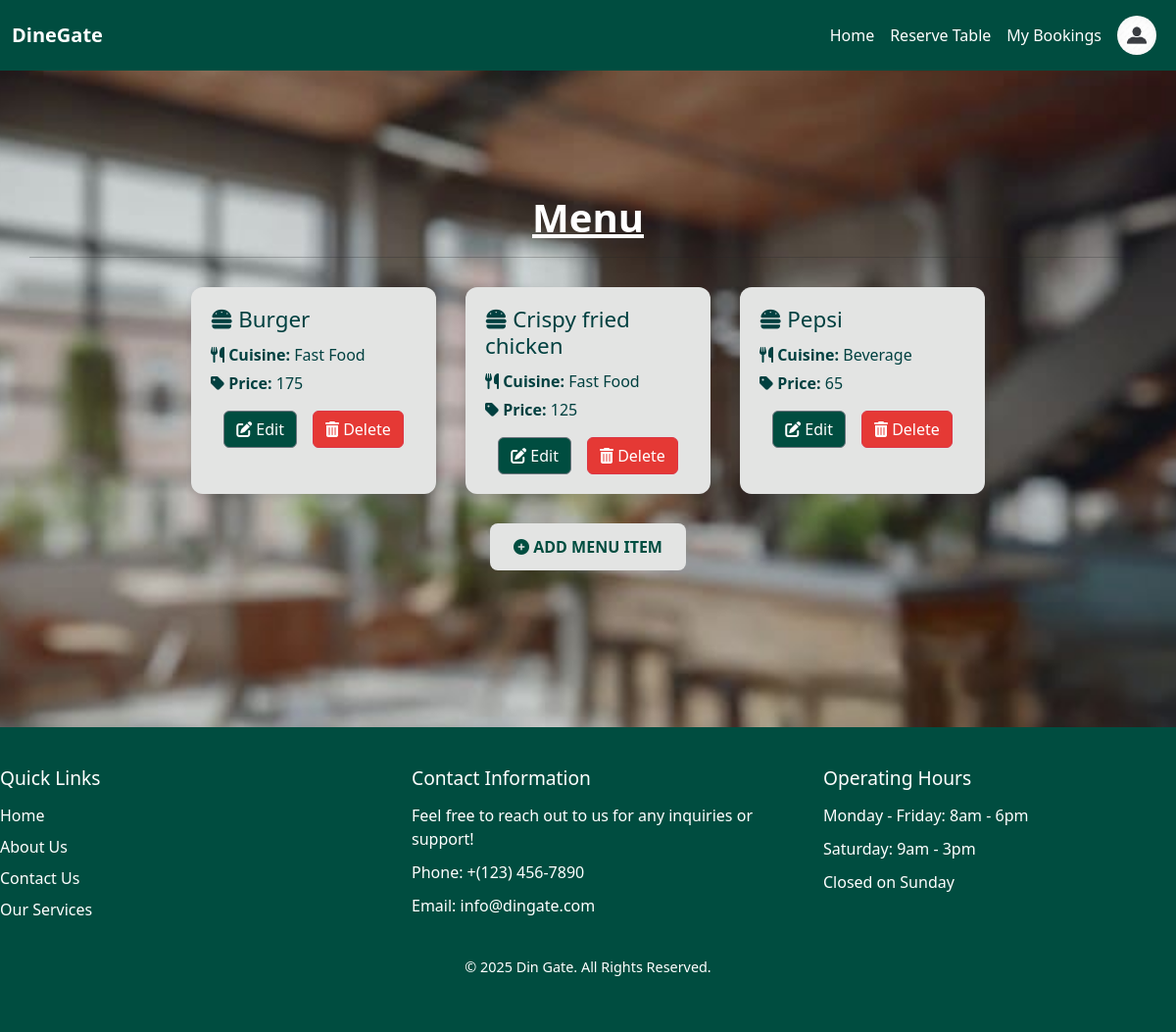
The page /view_menu_for_restaurant_owner/3/ (signed in) on the database its author committed.
### restaurant/models.py (models this page shows, shortened)
class Menu(models.Model):
    restaurant=models.ForeignKey(Restaurant,on_delete=models.CASCADE)
    item_name=models.CharField(max_length=200)
    cuisine=models.CharField(max_length=100,blank=True,null=True)
    price=models.IntegerField()

### restaurant/views.py (the view)
# urls.py: path('view_menu_for_restaurant_owner/<str:id>/',r_views.view_menu_for_restaurant_owner,name='view_menu_for_restaurant_owner'),
def view_menu_for_restaurant_owner(request,id):
    restaurant = Restaurant.objects.get(pk=id)
    menu_items = Menu.objects.filter(restaurant=restaurant)
    return render(request, 'restaurant/view_menu_for_restaurant_owner.html', {'menu': menu_items, 'restaurant': restaurant})

### account/context_processors.py (called while the page is built)
def user_role(request):
    user = None
    role = None
    if request.session.get('user_id'):
        try:
            user = CustomerUser.objects.get(id=request.session['user_id'])
            role = 'customer'
        except CustomerUser.DoesNotExist:
            pass
    elif request.session.get('restaurant_id'):
        try:
            user = Restaurant.objects.get(id=request.session['restaurant_id'])
            role = 'restaurant'
        except Restaurant.DoesNotExist:
            pass
    return {
        'logged_user': user,
        'logged_role': role,
    }

### template/restaurant/view_menu_for_restaurant_owner.html
{% extends 'base.html' %}
{% block content %} <br><br>
<div class="menu-container mt-5">
  <h1 class="text-center" style="color:#ffffff"><strong><u>Menu</strong></u></h1>
  <hr>
  {% if restaurant %}
    {% if menu %}
      <div class="menu-grid">
        {% for item in menu %}
          <div class="menu-card">
            <h5 class="menu-item-name">
              <i class="fas fa-hamburger"></i> {{ item.item_name }}
            </h5>
            <p class="menu-item-detail">
              <i class="fas fa-utensils"></i> <strong>Cuisine:</strong> {{ item.cuisine }}
            </p>
            <p class="menu-item-detail">
              <i class="fas fa-tag"></i> <strong>Price:</strong> {{ item.price }}
            </p>
            <div class="d-flex justify-content-center gap-3 mt-3">
              <a href="{% url 'edit_menu_for_restaurant_owner' item.id %}" class="btn btn-secondary" style="background-color:#004D40">
                <i class="fas fa-edit"></i> Edit
              </a>
              <a href="{% url 'delete_menu_for_restaurant_owner' item.id %}"class="btn btn-danger" style="background-color:#e53935">
                <i class="fas fa-trash-alt"></i> Delete
              </a>
            </div>
          </div>
        {% endfor %}
      </div>
    {% else %}
      <p class="text-center no-menu">No menu items available for this restaurant.</p>
    {% endif %}
<a href="{% url 'add_menu_for_restaurant_owner' restaurant.id %}" class="add-menu-button">
  <i class="fas fa-plus-circle"></i> Add Menu Item
</a>
{% endif %}
</div>
{% endblock %}

### static/css/style.css (style rules this page uses)
body { background-color: #f5f7f2; background-image: url('../images/back.jpg'); background-size: cover; background-position: center; background-repeat: no-repeat; background-attachment: fixed; font-family: 'Segoe UI', Tahoma, Geneva, Verdana, sans-serif; color: #1e1e1e; margin: 0; padding: 0; }
body { font-family: Arial, sans-serif; background-color: #f4f7f6; color: #333; }
h1, h2 { color: #008080; text-align: center; }
.d-flex { display: flex; justify-content: space-around; gap: 20px; margin-top: 30px; flex-wrap: wrap; }
.mt-5 { margin-top: 50px; }
.btn-secondary { background-color: #cccccc; border-color: #666666; color: #1e1e1e; }
h1, h2, h3, h4, h5, h6, p, span, li, a { color: #1e1e1e; }
a { color: #008080; text-decoration: none; }
h1, h2 { color: #1e1e1e; }
html, body { height: 100%; margin: 0; }
.menu-container { padding: 30px; width: 100%; max-width: 1200px; margin: 0 auto; }
.menu-grid { display: flex; flex-wrap: wrap; justify-content: center; gap: 30px; margin-top: 30px; width: 100%; }
.menu-card { background-color: #e3e4e3; border-radius: 12px; padding: 20px; box-shadow: 0 4px 8px rgba(0, 0, 0, 0.1); transition: transform 0.3s ease, box-shadow 0.3s ease; width: 250px; box-sizing: border-box; }
.menu-item-name { color: #004040; font-size: 1.4rem; margin-bottom: 10px; }
.menu-item-detail { font-size: 1rem; color: #444; margin: 5px 0; color: #004040; }
.add-menu-button { display: block; margin: 30px auto; background-color: #e3e4e3; color: #004D40; padding: 12px 20px; width: 200px; text-align: center; font-weight: bold; text-decoration: none; border-radius: 8px; transition: background-color 0.3s ease; text-transform: uppercase; }

### rows shown on the page
Menu: item_name "Burger", cuisine "Fast Food", price "175"
Menu: item_name "Crispy fried chicken", cuisine "Fast Food", price "125"
Menu: item_name "Pepsi", cuisine "Beverage", price "65"
